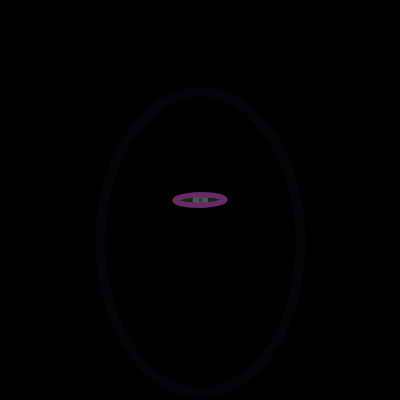
Frame 1 (no input)
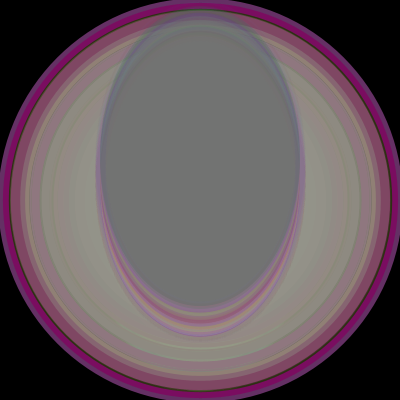
Frame 60 (the mouse pressed at the canvas centre just before this capture)
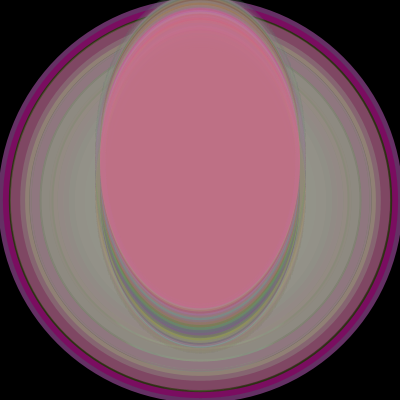
Frame 120 (the mouse held since frame 60 and released just before this capture)

The Processing sketch that drew these frames (run headless with seeded random() and noise(); from frame 60 on, the mouse is pressed at the canvas centre):

// Processing sketch: processing_57748
// ── processing_57748.pde

float posicion= 0.0;  //definición de transparencia
int diam = 10; //abreviación de diámetro
float centX, centY; //tamaño de la elipse

void setup(){
  frameRate(300);  //fotogramas por segundo
  size(400, 400);
  background(0);
  centX = width/2; //ancho dividido dos valor 250
  centY = height/2; //dividido dos valor 150
  noFill(); //sin relleno
}

void draw()
{
  posicion = posicion + .01;  //se le suma .01 constantemente a los valores dados arriba
  float n = noise(posicion) * height;  //es un número y noise es un número aleatorio y se multiplica la transparencia por el ancho. Es un random y por eso cambia de color
  strokeWeight(10);  //ancho de la línea
  stroke(random(255), random(255), random(255), 10);  //random de color /si se le saca el 10(número alpha) se elimina la transparencia y quedan los colores brillantes casi sin separación
  ellipse(200, n, 200, 300);  //el n es un número aleatorio
  fill(random(255), random(255), random(255), 50);
  smooth();
  if(diam <= 400){ //si la variable diam es menor o igual a 400, dibujará una ellipse
    // background(180);
    smooth();
    stroke(100, random(100), 100);
    strokeWeight(random(10)); //ancho
    ellipse(centX, centY, diam, diam);
    arc(centX, centY, 50, diam, diam, 50);
    diam += 10; //suma al diametro 10 pixeles
  }
}
